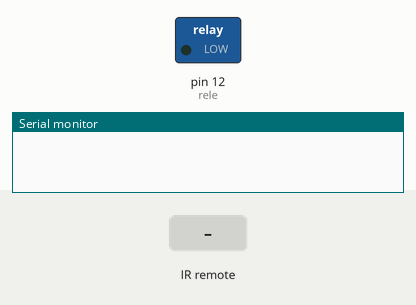
Recording of a sketch running on a simulated Arduino Uno, built with avr-gcc and run on an emulated ATmega328P. Shown: switched loads named in the sketch (green lamp = pin HIGH), the last lines printed to the serial monitor. The test bench sets the inputs (shaded band).

Above: at 1.2 s.
1.3 s: infrared code 0x20DF8877 received
At 1.9 s:
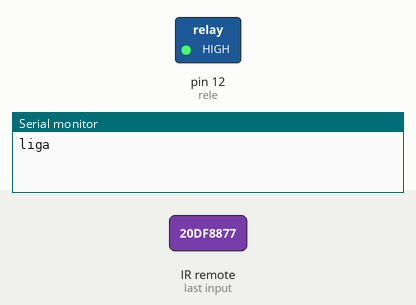
2.8 s: infrared code 0xFF18E7 received
At 3.1 s:
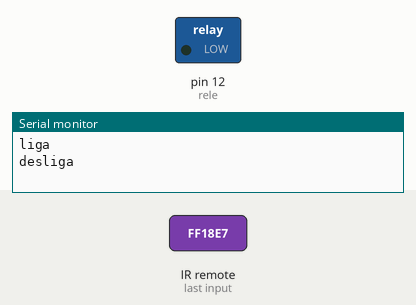
Timing chart, 0 to 5.8 s (numbered marks = the images above; inputs shaded):
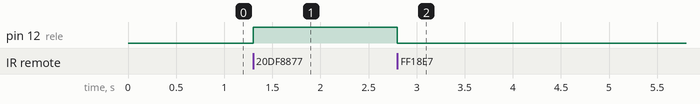

The sketch:

ControleRemotoComRele.ino
```cpp
#include "IRremote.h"

const int RECV_PIN = 11;
IRrecv irrecv(RECV_PIN);
decode_results results;
const int rele = 12;

void setup()
{
  pinMode(rele, OUTPUT);
  digitalWrite(rele, LOW);
  Serial.begin(9600);
  irrecv.enableIRIn(); //começa a receber
}

void loop() {
  if (irrecv.decode(&results)) {
    //Serial.println(results.value, HEX);

  if (results.value == 0x20DF8877){
      Serial.println("liga");
      digitalWrite(rele, HIGH);
    }
  if (results.value == 0xFF18E7){
      Serial.println("desliga");
      digitalWrite(rele, LOW);
    }

    irrecv.resume(); // Recebe o próximo valor
  }
}
```

Measured:
- after the input at 1.3 s, pin 12 (rele): LOW → HIGH at once
- after the input at 2.8 s, pin 12 (rele): HIGH → LOW at once
